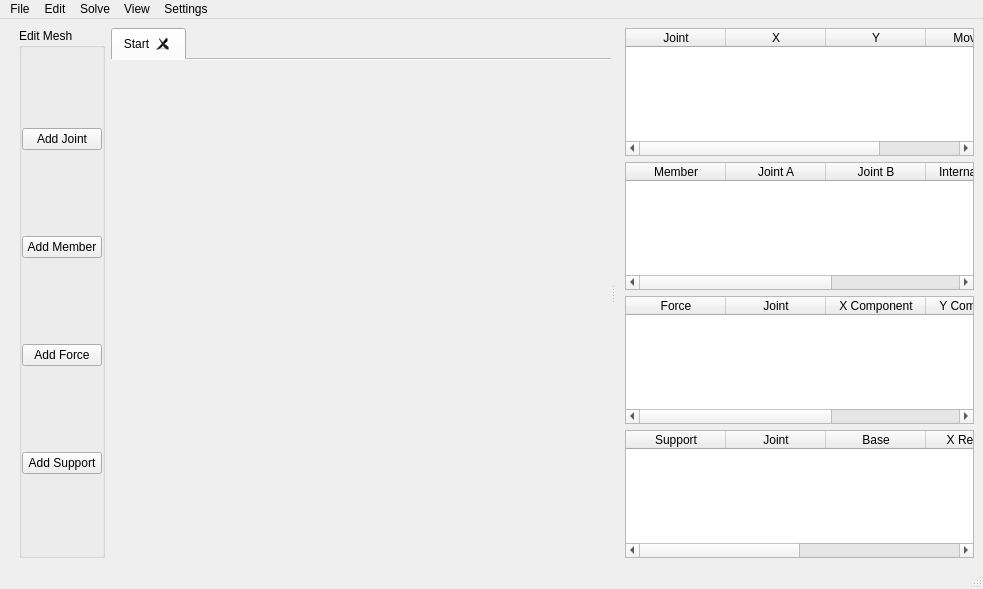
<?xml version="1.0" encoding="UTF-8"?>
<ui version="4.0">
 <class>MainWindow</class>
 <widget class="QMainWindow" name="MainWindow">
  <property name="geometry">
   <rect>
    <x>0</x>
    <y>0</y>
    <width>983</width>
    <height>589</height>
   </rect>
  </property>
  <property name="minimumSize">
   <size>
    <width>0</width>
    <height>0</height>
   </size>
  </property>
  <property name="windowTitle">
   <string>MainWindow</string>
  </property>
  <widget class="QWidget" name="centralwidget">
   <layout class="QHBoxLayout" name="horizontalLayout">
    <item>
     <widget class="QWidget" name="controls" native="true">
      <property name="sizePolicy">
       <sizepolicy hsizetype="Fixed" vsizetype="Preferred">
        <horstretch>0</horstretch>
        <verstretch>0</verstretch>
       </sizepolicy>
      </property>
      <layout class="QVBoxLayout" name="verticalLayout" stretch="0">
       <property name="sizeConstraint">
        <enum>QLayout::SetMinAndMaxSize</enum>
       </property>
       <property name="leftMargin">
        <number>10</number>
       </property>
       <property name="topMargin">
        <number>0</number>
       </property>
       <property name="rightMargin">
        <number>0</number>
       </property>
       <property name="bottomMargin">
        <number>0</number>
       </property>
       <item>
        <widget class="QGroupBox" name="editMeshOptions">
         <property name="enabled">
          <bool>true</bool>
         </property>
         <property name="sizePolicy">
          <sizepolicy hsizetype="Fixed" vsizetype="Preferred">
           <horstretch>0</horstretch>
           <verstretch>0</verstretch>
          </sizepolicy>
         </property>
         <property name="title">
          <string>Edit Mesh</string>
         </property>
         <layout class="QVBoxLayout" name="verticalLayout_2">
          <property name="leftMargin">
           <number>0</number>
          </property>
          <property name="topMargin">
           <number>0</number>
          </property>
          <property name="rightMargin">
           <number>0</number>
          </property>
          <property name="bottomMargin">
           <number>0</number>
          </property>
          <item>
           <widget class="QPushButton" name="addJointButton">
            <property name="sizePolicy">
             <sizepolicy hsizetype="Minimum" vsizetype="Fixed">
              <horstretch>0</horstretch>
              <verstretch>0</verstretch>
             </sizepolicy>
            </property>
            <property name="text">
             <string>Add Joint</string>
            </property>
           </widget>
          </item>
          <item>
           <widget class="QPushButton" name="addMemberButton">
            <property name="sizePolicy">
             <sizepolicy hsizetype="Ignored" vsizetype="Fixed">
              <horstretch>0</horstretch>
              <verstretch>0</verstretch>
             </sizepolicy>
            </property>
            <property name="minimumSize">
             <size>
              <width>0</width>
              <height>0</height>
             </size>
            </property>
            <property name="layoutDirection">
             <enum>Qt::LeftToRight</enum>
            </property>
            <property name="autoFillBackground">
             <bool>false</bool>
            </property>
            <property name="text">
             <string>Add Member</string>
            </property>
           </widget>
          </item>
          <item>
           <widget class="QPushButton" name="addForceButton">
            <property name="sizePolicy">
             <sizepolicy hsizetype="Minimum" vsizetype="Fixed">
              <horstretch>0</horstretch>
              <verstretch>0</verstretch>
             </sizepolicy>
            </property>
            <property name="text">
             <string>Add Force</string>
            </property>
           </widget>
          </item>
          <item>
           <widget class="QPushButton" name="addSupportButton">
            <property name="sizePolicy">
             <sizepolicy hsizetype="Minimum" vsizetype="Fixed">
              <horstretch>0</horstretch>
              <verstretch>0</verstretch>
             </sizepolicy>
            </property>
            <property name="text">
             <string>Add Support</string>
            </property>
           </widget>
          </item>
         </layout>
        </widget>
       </item>
      </layout>
     </widget>
    </item>
    <item>
     <widget class="QSplitter" name="splitter">
      <property name="orientation">
       <enum>Qt::Horizontal</enum>
      </property>
      <widget class="QTabWidget" name="tabWidget">
       <property name="enabled">
        <bool>true</bool>
       </property>
       <property name="sizePolicy">
        <sizepolicy hsizetype="MinimumExpanding" vsizetype="MinimumExpanding">
         <horstretch>0</horstretch>
         <verstretch>0</verstretch>
        </sizepolicy>
       </property>
       <property name="minimumSize">
        <size>
         <width>500</width>
         <height>500</height>
        </size>
       </property>
       <property name="mouseTracking">
        <bool>true</bool>
       </property>
       <property name="autoFillBackground">
        <bool>false</bool>
       </property>
       <property name="tabShape">
        <enum>QTabWidget::Rounded</enum>
       </property>
       <property name="currentIndex">
        <number>0</number>
       </property>
       <property name="elideMode">
        <enum>Qt::ElideLeft</enum>
       </property>
       <property name="usesScrollButtons">
        <bool>false</bool>
       </property>
       <property name="documentMode">
        <bool>true</bool>
       </property>
       <property name="tabsClosable">
        <bool>true</bool>
       </property>
       <property name="movable">
        <bool>true</bool>
       </property>
       <property name="tabBarAutoHide">
        <bool>false</bool>
       </property>
       <widget class="StartPage" name="start">
        <property name="sizePolicy">
         <sizepolicy hsizetype="Preferred" vsizetype="Preferred">
          <horstretch>0</horstretch>
          <verstretch>0</verstretch>
         </sizepolicy>
        </property>
        <attribute name="title">
         <string>Start</string>
        </attribute>
       </widget>
      </widget>
      <widget class="QWidget" name="infoWidget" native="true">
       <property name="sizePolicy">
        <sizepolicy hsizetype="Expanding" vsizetype="Expanding">
         <horstretch>0</horstretch>
         <verstretch>0</verstretch>
        </sizepolicy>
       </property>
       <layout class="QVBoxLayout" name="verticalLayout_4">
        <property name="leftMargin">
         <number>10</number>
        </property>
        <property name="topMargin">
         <number>0</number>
        </property>
        <property name="rightMargin">
         <number>0</number>
        </property>
        <property name="bottomMargin">
         <number>0</number>
        </property>
        <item>
         <widget class="QTableWidget" name="jointInfo">
          <column>
           <property name="text">
            <string>Joint</string>
           </property>
          </column>
          <column>
           <property name="text">
            <string>X</string>
           </property>
          </column>
          <column>
           <property name="text">
            <string>Y</string>
           </property>
          </column>
          <column>
           <property name="text">
            <string>Movable</string>
           </property>
          </column>
         </widget>
        </item>
        <item>
         <widget class="QTableWidget" name="memberInfo">
          <column>
           <property name="text">
            <string>Member</string>
           </property>
          </column>
          <column>
           <property name="text">
            <string>Joint A</string>
           </property>
          </column>
          <column>
           <property name="text">
            <string>Joint B</string>
           </property>
          </column>
          <column>
           <property name="text">
            <string>Internal Force</string>
           </property>
          </column>
          <column>
           <property name="text">
            <string>Force Type</string>
           </property>
          </column>
         </widget>
        </item>
        <item>
         <widget class="QTableWidget" name="forceInfo">
          <column>
           <property name="text">
            <string>Force</string>
           </property>
          </column>
          <column>
           <property name="text">
            <string>Joint</string>
           </property>
          </column>
          <column>
           <property name="text">
            <string>X Component</string>
           </property>
          </column>
          <column>
           <property name="text">
            <string>Y Component</string>
           </property>
          </column>
          <column>
           <property name="text">
            <string>Type</string>
           </property>
          </column>
         </widget>
        </item>
        <item>
         <widget class="QTableWidget" name="supportInfo">
          <column>
           <property name="text">
            <string>Support</string>
           </property>
          </column>
          <column>
           <property name="text">
            <string>Joint</string>
           </property>
          </column>
          <column>
           <property name="text">
            <string>Base</string>
           </property>
          </column>
          <column>
           <property name="text">
            <string>X Reaction</string>
           </property>
          </column>
          <column>
           <property name="text">
            <string>Y  Reaction</string>
           </property>
          </column>
          <column>
           <property name="text">
            <string>Moment Reaction</string>
           </property>
          </column>
         </widget>
        </item>
       </layout>
      </widget>
     </widget>
    </item>
   </layout>
  </widget>
  <widget class="QMenuBar" name="menubar">
   <property name="geometry">
    <rect>
     <x>0</x>
     <y>0</y>
     <width>983</width>
     <height>24</height>
    </rect>
   </property>
   <widget class="QMenu" name="menuFile">
    <property name="title">
     <string>File</string>
    </property>
    <widget class="QMenu" name="menuOpen_Recent">
     <property name="title">
      <string>Open Recent</string>
     </property>
     <addaction name="actionStart"/>
    </widget>
    <addaction name="actionNew"/>
    <addaction name="actionOpen"/>
    <addaction name="menuOpen_Recent"/>
    <addaction name="separator"/>
    <addaction name="actionSave"/>
    <addaction name="actionSave_As"/>
   </widget>
   <widget class="QMenu" name="menuEdit">
    <property name="title">
     <string>Edit</string>
    </property>
    <widget class="QMenu" name="menuDelete">
     <property name="title">
      <string>Manage</string>
     </property>
     <addaction name="actionJoint"/>
     <addaction name="actionMember"/>
     <addaction name="actionForce"/>
     <addaction name="actionSupport"/>
    </widget>
    <widget class="QMenu" name="menuAdd">
     <property name="title">
      <string>Add</string>
     </property>
     <widget class="QMenu" name="menuJoint">
      <property name="title">
       <string>Joint</string>
      </property>
      <addaction name="actionAddJointDrop"/>
      <addaction name="actionAddJointDialog"/>
     </widget>
     <addaction name="menuJoint"/>
     <addaction name="actionAddMember"/>
     <addaction name="actionAddSupport"/>
     <addaction name="actionAddForce"/>
    </widget>
    <addaction name="actionedit"/>
    <addaction name="actionRedo"/>
    <addaction name="separator"/>
    <addaction name="menuDelete"/>
    <addaction name="menuAdd"/>
   </widget>
   <widget class="QMenu" name="menuSolve">
    <property name="title">
     <string>Solve</string>
    </property>
    <addaction name="actionSolve_Reactions"/>
    <addaction name="actionSolve_Members"/>
    <addaction name="separator"/>
    <addaction name="actionClear_Reactions"/>
    <addaction name="actionClear_Members"/>
    <addaction name="separator"/>
    <addaction name="actionOpen_Optimizer"/>
   </widget>
   <widget class="QMenu" name="menuView">
    <property name="title">
     <string>View</string>
    </property>
    <addaction name="actionView_in_MPL"/>
    <addaction name="separator"/>
    <addaction name="actionTruss_Preferences"/>
    <addaction name="separator"/>
   </widget>
   <widget class="QMenu" name="menuSettings">
    <property name="title">
     <string>Settings</string>
    </property>
    <addaction name="actionGeneral_Settings"/>
   </widget>
   <addaction name="menuFile"/>
   <addaction name="menuEdit"/>
   <addaction name="menuSolve"/>
   <addaction name="menuView"/>
   <addaction name="menuSettings"/>
  </widget>
  <widget class="QStatusBar" name="statusbar"/>
  <action name="actionSave">
   <property name="enabled">
    <bool>true</bool>
   </property>
   <property name="text">
    <string>Save</string>
   </property>
   <property name="shortcut">
    <string>Ctrl+S</string>
   </property>
   <property name="shortcutVisibleInContextMenu">
    <bool>true</bool>
   </property>
  </action>
  <action name="actionedit">
   <property name="text">
    <string>Undo</string>
   </property>
  </action>
  <action name="actionOpen_Optimizer">
   <property name="text">
    <string>Open Optimizer...</string>
   </property>
  </action>
  <action name="actionView_in_MPL">
   <property name="text">
    <string>View in MPL</string>
   </property>
  </action>
  <action name="actionNew">
   <property name="text">
    <string>New Truss</string>
   </property>
  </action>
  <action name="actionOpen">
   <property name="text">
    <string>Open...</string>
   </property>
   <property name="shortcut">
    <string>Ctrl+O</string>
   </property>
  </action>
  <action name="actionSave_As">
   <property name="text">
    <string>Save As...</string>
   </property>
   <property name="shortcut">
    <string>Ctrl+Shift+S</string>
   </property>
  </action>
  <action name="actionSolve_Reactions">
   <property name="text">
    <string>Solve Reactions</string>
   </property>
  </action>
  <action name="actionSolve_Members">
   <property name="text">
    <string>Solve Members</string>
   </property>
  </action>
  <action name="actionOptimize">
   <property name="text">
    <string>Optimize</string>
   </property>
  </action>
  <action name="actionTruss_Preferences">
   <property name="text">
    <string>Truss Preferences</string>
   </property>
  </action>
  <action name="actionRedo">
   <property name="text">
    <string>Redo</string>
   </property>
  </action>
  <action name="actionOpen_Change_Log">
   <property name="text">
    <string>Open Change Log</string>
   </property>
  </action>
  <action name="actionClear_Reactions">
   <property name="text">
    <string>Clear Reactions</string>
   </property>
  </action>
  <action name="actionClear_Members">
   <property name="text">
    <string>Clear Members</string>
   </property>
  </action>
  <action name="actionDelete_Member">
   <property name="text">
    <string>Delete Member...</string>
   </property>
  </action>
  <action name="actionDelete_Force">
   <property name="text">
    <string>Delete Force...</string>
   </property>
  </action>
  <action name="actionJoint">
   <property name="text">
    <string>Joints...</string>
   </property>
  </action>
  <action name="actionMember">
   <property name="text">
    <string>Members...</string>
   </property>
  </action>
  <action name="actionForce">
   <property name="text">
    <string>Forces...</string>
   </property>
  </action>
  <action name="actionSupport">
   <property name="text">
    <string>Supports...</string>
   </property>
  </action>
  <action name="actionDelete">
   <property name="text">
    <string>Delete</string>
   </property>
  </action>
  <action name="actionStart">
   <property name="text">
    <string>Start</string>
   </property>
  </action>
  <action name="actionGeneral_Settings">
   <property name="text">
    <string>General Settings...</string>
   </property>
  </action>
  <action name="actionAddJointDrop">
   <property name="text">
    <string>Drop</string>
   </property>
   <property name="shortcut">
    <string>Alt+J</string>
   </property>
  </action>
  <action name="actionAddJointDialog">
   <property name="text">
    <string>Dialog...</string>
   </property>
   <property name="shortcut">
    <string>Alt+Shift+J</string>
   </property>
  </action>
  <action name="actionAddMember">
   <property name="text">
    <string>Member</string>
   </property>
   <property name="shortcut">
    <string>Alt+M</string>
   </property>
  </action>
  <action name="actionAddSupport">
   <property name="text">
    <string>Support</string>
   </property>
   <property name="shortcut">
    <string>Alt+S</string>
   </property>
  </action>
  <action name="actionAddForce">
   <property name="text">
    <string>Force</string>
   </property>
   <property name="shortcut">
    <string>Alt+F</string>
   </property>
  </action>
 </widget>
 <customwidgets>
  <customwidget>
   <class>StartPage</class>
   <extends>QWidget</extends>
   <header>widgets/contextmenus/startmenu/startpage.h</header>
   <container>1</container>
  </customwidget>
 </customwidgets>
 <resources/>
 <connections/>
</ui>
